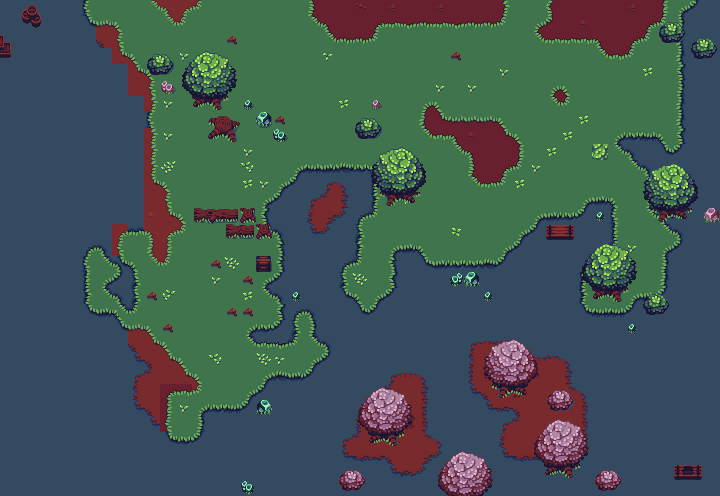

This is a level from a 2D game, rendered from its Tiled map with the project's own tilesets. A one-line summary and the map file follow, with tile-layer data summarised:
An orthogonal 45x31 tile map with 16x16 px tiles, 2 tile layers (Ground, Fringe) and 29 objects (2x NPC, location, trigger, Fixture, Sign, ...).

<map version="1.0" tiledversion="1.0.1" orientation="orthogonal" renderorder="right-down" width="45" height="31" tilewidth="16" tileheight="16" nextobjectid="37">
 <properties>
  <property name="enemyTint" type="color" value="#ffa33636" />
 </properties>
 <tileset firstgid="1" name="outdoor" tilewidth="16" tileheight="16" tilecount="288" columns="24">
  <image source="island.png" width="384" height="192" />
  <terraintypes>
   <terrain name="Grass" tile="150" />
   <terrain name="Dirt" tile="100" />
   <terrain name="Dark Dirt" tile="34" />
   <terrain name="Water" tile="171" />
  </terraintypes>
  <tile id="0" terrain="0,0,0,1" />
  <tile id="1" terrain="0,0,1,1" />
  <tile id="2" terrain="0,0,1,1" />
  <tile id="3" terrain="0,0,1,1" />
  <tile id="4" terrain="0,0,1,1" />
  <tile id="5" terrain="0,0,1,0" />
  <tile id="6" terrain="0,0,0,0" probability="0.1" />
  <tile id="7" terrain="1,1,1,2" />
  <tile id="8" terrain="1,1,2,2" />
  <tile id="9" terrain="1,1,2,2" />
  <tile id="10" terrain="1,1,2,2" />
  <tile id="11" terrain="1,1,2,2" />
  <tile id="12" terrain="1,1,2,1" />
  <tile id="13" terrain="0,0,0,2" />
  <tile id="14" terrain="0,0,2,2" />
  <tile id="15" terrain="0,0,2,2" />
  <tile id="16" terrain="0,0,2,2" />
  <tile id="17" terrain="0,0,2,2" />
  <tile id="18" terrain="0,0,2,0" />
  <tile id="24" terrain="0,1,0,1" />
  <tile id="25" terrain="1,1,1,0" />
  <tile id="26" terrain="1,1,0,1" />
  <tile id="27" terrain="1,1,1,1" probability="0.05" />
  <tile id="28" terrain="1,1,1,1" probability="0.05" />
  <tile id="29" terrain="1,0,1,0" />
  <tile id="30" terrain="0,0,0,0" probability="0.1" />
  <tile id="31" terrain="1,2,1,2" />
  <tile id="32" terrain="2,2,2,1" />
  <tile id="33" terrain="2,2,1,2" />
  <tile id="34" terrain="2,2,2,2" />
  <tile id="35" terrain="2,2,2,2" />
  <tile id="36" terrain="2,1,2,1" />
  <tile id="37" terrain="0,2,0,2" />
  <tile id="38" terrain="2,2,2,0" />
  <tile id="39" terrain="2,2,0,2" />
  <tile id="40" terrain="2,2,2,2" />
  <tile id="42" terrain="2,0,2,0" />
  <tile id="48" terrain="0,1,0,1" />
  <tile id="49" terrain="1,0,1,1" />
  <tile id="50" terrain="0,1,1,1" />
  <tile id="51" terrain="1,1,1,1" probability="0.05" />
  <tile id="52" terrain="1,1,1,1" probability="0.05" />
  <tile id="53" terrain="1,0,1,0" />
  <tile id="54" terrain="0,0,0,0" probability="0.1" />
  <tile id="55" terrain="1,2,1,2" />
  <tile id="56" terrain="2,1,2,2" />
  <tile id="57" terrain="1,2,2,2" />
  <tile id="58" terrain="2,2,2,2" />
  <tile id="59" terrain="2,2,2,2" />
  <tile id="60" terrain="2,1,2,1" />
  <tile id="61" terrain="0,2,0,2" />
  <tile id="62" terrain="2,0,2,2" />
  <tile id="63" terrain="0,2,2,2" />
  <tile id="66" terrain="2,0,2,0" />
  <tile id="72" terrain="0,1,0,1" />
  <tile id="73" terrain="0,1,1,0" />
  <tile id="74" terrain="1,0,0,1" />
  <tile id="75" terrain="1,1,1,1" probability="0.05" />
  <tile id="76" terrain="1,1,1,1" probability="0.05" />
  <tile id="77" terrain="1,0,1,0" />
  <tile id="78" terrain="0,0,0,0" probability="0.1" />
  <tile id="79" terrain="1,2,1,2" />
  <tile id="80" terrain="1,2,2,1" />
  <tile id="81" terrain="2,1,1,2" />
  <tile id="82" terrain="2,2,2,2" probability="0.1" />
  <tile id="83" terrain="2,2,2,2" probability="0.1" />
  <tile id="84" terrain="2,1,2,1" />
  <tile id="85" terrain="0,2,0,2" />
  <tile id="86" terrain="0,2,2,0" />
  <tile id="87" terrain="2,0,0,2" />
  <tile id="90" terrain="2,0,2,0" />
  <tile id="96" terrain="0,1,0,1" />
  <tile id="97" terrain="1,0,0,1" />
  <tile id="98" terrain="0,1,1,0" />
  <tile id="99" terrain="1,1,1,1" probability="0.05" />
  <tile id="100" terrain="1,1,1,1" />
  <tile id="101" terrain="1,0,1,0" />
  <tile id="102" terrain="0,0,0,0" probability="0.1" />
  <tile id="103" terrain="1,2,1,2" />
  <tile id="104" terrain="2,1,1,2" />
  <tile id="105" terrain="1,2,2,1" />
  <tile id="106" terrain="2,2,2,2" probability="0.1" />
  <tile id="107" terrain="2,2,2,2" probability="0.1" />
  <tile id="108" terrain="2,1,2,1" />
  <tile id="109" terrain="0,2,0,2" />
  <tile id="110" terrain="2,0,0,2" />
  <tile id="111" terrain="0,2,2,0" />
  <tile id="114" terrain="2,0,2,0" />
  <tile id="120" terrain="0,1,0,0" />
  <tile id="121" terrain="1,1,0,0" />
  <tile id="122" terrain="1,1,0,0" />
  <tile id="123" terrain="1,1,0,0" />
  <tile id="124" terrain="1,1,0,0" />
  <tile id="125" terrain="1,0,0,0" />
  <tile id="126" terrain="0,0,0,0" probability="0.1" />
  <tile id="127" terrain="1,2,1,1" />
  <tile id="128" terrain="2,2,1,1" />
  <tile id="129" terrain="2,2,1,1" />
  <tile id="130" terrain="2,2,1,1" />
  <tile id="131" terrain="2,2,1,1" />
  <tile id="132" terrain="2,1,1,1" />
  <tile id="133" terrain="0,2,0,0" />
  <tile id="134" terrain="2,2,0,0" />
  <tile id="135" terrain="2,2,0,0" />
  <tile id="136" terrain="2,2,0,0" />
  <tile id="137" terrain="2,2,0,0" />
  <tile id="138" terrain="2,0,0,0" />
  <tile id="144" terrain="0,0,0,3" />
  <tile id="145" terrain="0,0,3,3" />
  <tile id="146" terrain="0,0,3,3" />
  <tile id="147" terrain="0,0,3,3" />
  <tile id="148" terrain="0,0,3,3" />
  <tile id="149" terrain="0,0,3,0" />
  <tile id="150" terrain="0,0,0,0" />
  <tile id="151" terrain="1,1,1,3" />
  <tile id="152" terrain="1,1,3,3" />
  <tile id="153" terrain="1,1,3,3" />
  <tile id="154" terrain="1,1,3,3" />
  <tile id="155" terrain="1,1,3,3" />
  <tile id="156" terrain="1,1,3,1" />
  <tile id="168" terrain="0,3,0,3" />
  <tile id="169" terrain="3,3,3,0" />
  <tile id="170" terrain="3,3,0,3" />
  <tile id="171" terrain="3,3,3,3" />
  <tile id="172" terrain="3,3,3,3" />
  <tile id="173" terrain="3,0,3,0" />
  <tile id="174" terrain="0,0,0,0" />
  <tile id="175" terrain="1,3,1,3" />
  <tile id="176" terrain="3,3,3,1" />
  <tile id="177" terrain="3,3,1,3" />
  <tile id="178" terrain="3,3,3,3" />
  <tile id="179" terrain="3,3,3,3" />
  <tile id="180" terrain="3,1,3,1" />
  <tile id="192" terrain="0,3,0,3" />
  <tile id="193" terrain="3,0,3,3" />
  <tile id="194" terrain="0,3,3,3" />
  <tile id="195" terrain="3,3,3,3" />
  <tile id="196" terrain="3,3,3,3" />
  <tile id="197" terrain="3,0,3,0" />
  <tile id="198" terrain="0,0,0,0" />
  <tile id="199" terrain="1,3,1,3" />
  <tile id="200" terrain="3,1,3,3" />
  <tile id="201" terrain="1,3,3,3" />
  <tile id="202" terrain="3,3,3,3" />
  <tile id="203" terrain="3,3,3,3" />
  <tile id="204" terrain="3,1,3,1" />
  <tile id="216" terrain="0,3,0,3" />
  <tile id="217" terrain="0,3,3,0" />
  <tile id="218" terrain="3,0,0,3" />
  <tile id="219" terrain="3,3,3,3" />
  <tile id="220" terrain="3,3,3,3" />
  <tile id="221" terrain="3,0,3,0" />
  <tile id="222" terrain="0,0,0,0" />
  <tile id="223" terrain="1,3,1,3" />
  <tile id="224" terrain="1,3,3,1" />
  <tile id="225" terrain="3,1,1,3" />
  <tile id="226" terrain="3,3,3,3" />
  <tile id="227" terrain="3,3,3,3" />
  <tile id="228" terrain="3,1,3,1" />
  <tile id="240" terrain="0,3,0,3" />
  <tile id="241" terrain="3,0,0,3" />
  <tile id="242" terrain="0,3,3,0" />
  <tile id="243" terrain="3,3,3,3" />
  <tile id="244" terrain="3,3,3,3" />
  <tile id="245" terrain="3,0,3,0" />
  <tile id="246" terrain="0,0,0,0" />
  <tile id="247" terrain="1,3,1,3" />
  <tile id="248" terrain="3,1,1,3" />
  <tile id="249" terrain="1,3,3,1" />
  <tile id="250" terrain="3,3,3,3" />
  <tile id="251" terrain="3,3,3,3" />
  <tile id="252" terrain="3,1,3,1" />
  <tile id="264" terrain="0,3,0,0" />
  <tile id="265" terrain="3,3,0,0" />
  <tile id="266" terrain="3,3,0,0" />
  <tile id="267" terrain="3,3,0,0" />
  <tile id="268" terrain="3,3,0,0" />
  <tile id="269" terrain="3,0,0,0" />
  <tile id="270" terrain="0,0,0,0" />
  <tile id="271" terrain="1,3,1,1" />
  <tile id="272" terrain="3,3,1,1" />
  <tile id="273" terrain="3,3,1,1" />
  <tile id="274" terrain="3,3,1,1" />
  <tile id="275" terrain="3,3,1,1" />
  <tile id="276" terrain="3,1,1,1" />
 </tileset>
 <layer name="Ground" width="45" height="31">
  <data>[1395 cells, 1395 non-empty, 124 distinct tile ids]</data>
 </layer>
 <layer name="Fringe" width="45" height="31">
  <data>[1395 cells, 190 non-empty, 66 distinct tile ids]</data>
 </layer>
 <objectgroup name="Objects">
  <object id="1" name="maggots" type="location" x="435" y="74" width="155" height="99">
   <properties>
    <property name="spawncount" type="int" value="5" />
    <property name="spawntype" value="maggot" />
   </properties>
  </object>
  <object id="2" name="discover chest" type="trigger" x="201" y="200" width="127" height="127">
   <properties>
    <property name="script" value="chest-discovered.lua" />
   </properties>
   <ellipse />
  </object>
  <object id="3" name="unreachable" type="Fixture" x="2" y="158">
   <properties>
    <property name="friction" type="float" value="1" />
    <property name="static" type="bool" value="true" />
   </properties>
   <polygon points="0,0 55,-23 96,-117 110,-61 104,-42 119,-33 116,6 104,9 100,36 60,43 53,58 43,58 34,74 21,69 18,90 0,89" />
  </object>
  <object id="5" name="guard" type="NPC" x="22" y="361">
   <polyline points="-3,120 87,91 154,96 181,16 273,-1" />
  </object>
  <object id="6" name="guard" type="NPC" x="277" y="18">
   <polyline points="0,0 75,78 133,82 176,179 274,183" />
  </object>
  <object id="10" gid="282" x="413.333" y="225.333" width="16" height="16" />
  <object id="11" gid="282" x="421.667" y="218" width="16" height="16" />
  <object id="12" gid="2147483930" x="423" y="235.333" width="16" height="16" />
  <object id="13" gid="282" x="5" y="70" width="16" height="16" />
  <object id="14" gid="282" x="-3.66667" y="80.3333" width="16" height="16" />
  <object id="16" gid="283" x="538" y="418.333" width="16" height="16" />
  <object id="17" gid="283" x="407.667" y="462" width="16" height="16" />
  <object id="18" gid="283" x="417" y="473.667" width="16" height="16" />
  <object id="19" gid="283" x="402.667" y="469" width="16" height="16" />
  <object id="21" gid="2147483930" x="683.333" y="260.5" width="16" height="16" />
  <object id="22" gid="282" x="692.167" y="269.167" width="16" height="16" />
  <object id="23" gid="282" x="701.667" y="247.833" width="16" height="16" />
  <object id="24" gid="282" x="688.5" y="242" width="16" height="16" />
  <object id="25" gid="282" x="670.5" y="263.5" width="16" height="16" />
  <object id="26" gid="282" x="680" y="284" width="16" height="16" />
  <object id="27" gid="282" x="643.833" y="283.667" width="16" height="16" />
  <object id="28" gid="282" x="63.4165" y="386" width="16" height="16" />
  <object id="29" gid="282" x="9.0835" y="356.167" width="16" height="16" />
  <object id="30" gid="282" x="11.9165" y="385" width="16" height="16" />
  <object id="31" gid="282" x="54.2495" y="378.5" width="16" height="16" />
  <object id="32" gid="2147483930" x="2.4165" y="364.5" width="16" height="16" />
  <object id="33" gid="2147483930" x="41.5835" y="382.833" width="16" height="16" />
  <object id="34" type="Sign" gid="257" x="670.667" y="87" width="16" height="16">
   <properties>
    <property name="text" value="East West" />
   </properties>
  </object>
  <object id="36" name="player-start" type="Location" x="192" y="160" width="16" height="16" />
 </objectgroup>
</map>
